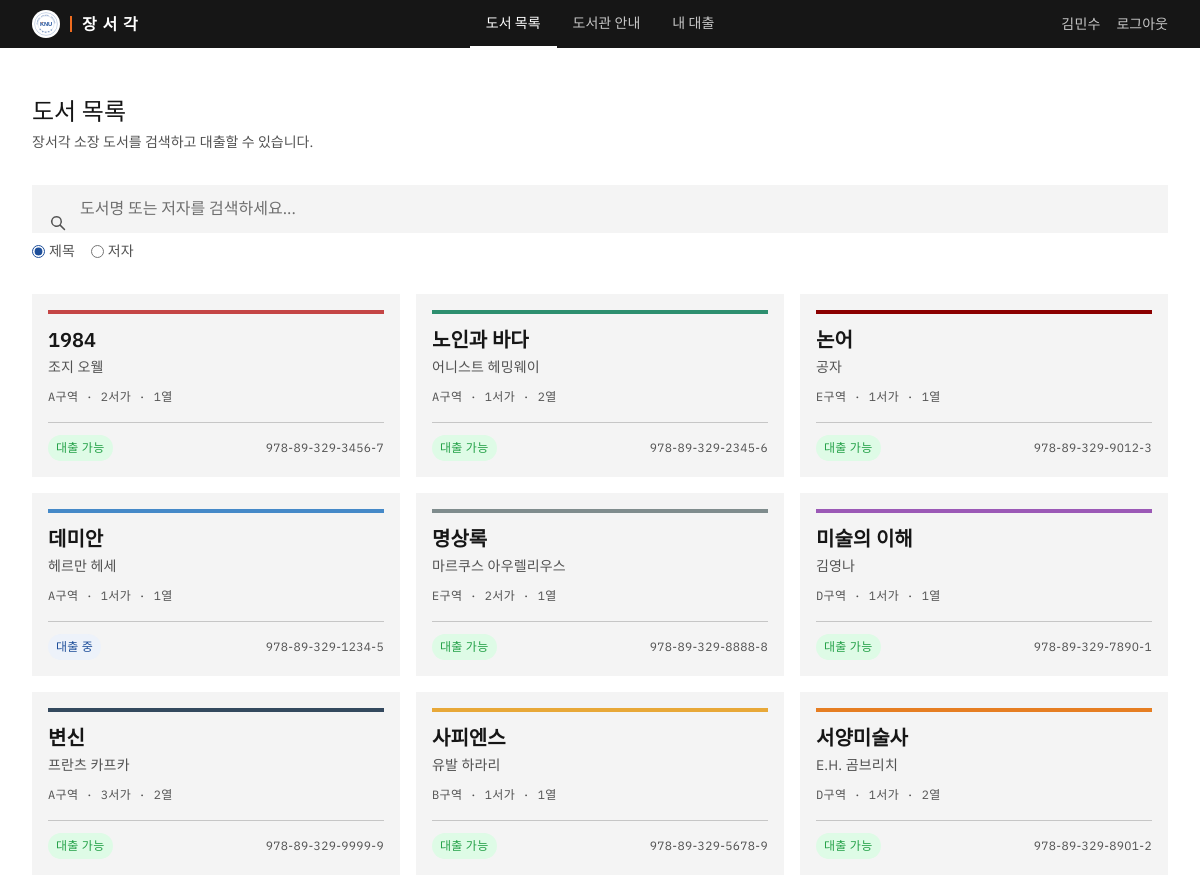
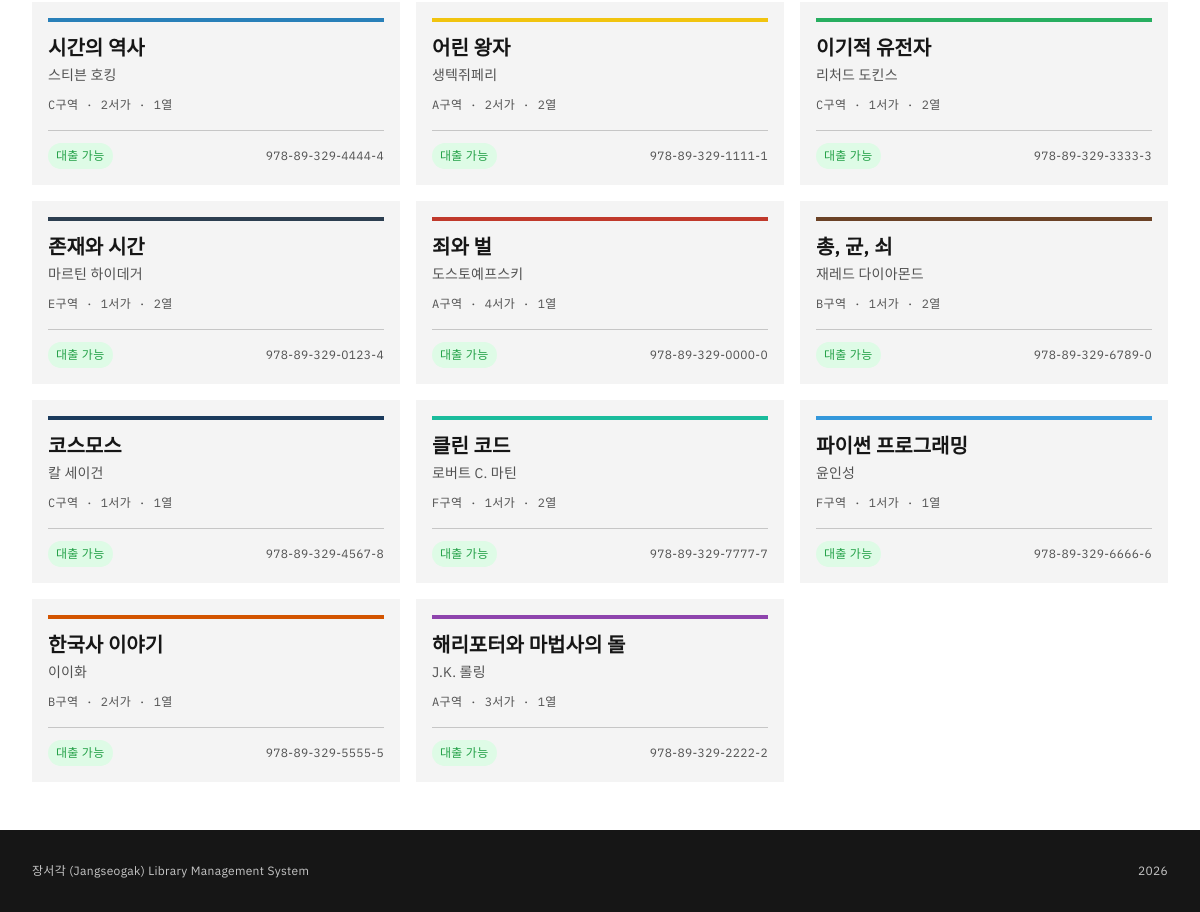
Page /catalog (signed in) on the committed database (2 pictures, top to bottom).
### tables this page shows
CREATE TABLE books (
            id INTEGER PRIMARY KEY AUTOINCREMENT,
            title TEXT NOT NULL,
            author TEXT NOT NULL,
            isbn TEXT,
            publisher TEXT,
            year INTEGER,
            location_section TEXT NOT NULL,
            location_shelf INTEGER NOT NULL,
            location_row INTEGER NOT NULL,
            status TEXT NOT NULL DEFAULT 'available',
            cover_color TEXT DEFAULT '#c6c6c6',
            created_at TEXT DEFAULT (datetime('now', 'localtime'))
        );

### app.py (the view)
@app.route('/catalog')
@login_required
def catalog():
    q = request.args.get('q', '').strip()
    by = request.args.get('by', 'title')
    section = request.args.get('section', '').strip()
    books = models.get_all_books(
        search_query=q if q else None,
        search_by=by,
        section=section if section else None
    )
    return render_template('catalog.html', books=books, q=q, by=by, section=section)

### app.py (called while the page is built)
@app.context_processor
def inject_globals():
    return {
        'sections': SECTIONS,
        'now': datetime.now(),
        'server_ip': SERVER_IP,
        'server_port': SERVER_PORT,
        'fine_per_day': FINE_PER_DAY,
    }

def login_required(f):
    @wraps(f)
    def decorated(*args, **kwargs):
        if 'member_id' not in session:
            flash('로그인이 필요합니다.', 'warning')
            return redirect(url_for('login'))
        return f(*args, **kwargs)
    return decorated

### models.py (called while the page is built)
def get_db():
    db = sqlite3.connect(DATABASE)
    db.row_factory = sqlite3.Row
    db.execute("PRAGMA journal_mode=WAL")
    db.execute("PRAGMA foreign_keys=ON")
    return db

def get_all_books(search_query=None, search_by='title', section=None):
    db = get_db()
    query = 'SELECT * FROM books'
    params = []
    conditions = []
    if search_query:
        if search_by == 'author':
            conditions.append('author LIKE ?')
        else:
            conditions.append('title LIKE ?')
        params.append(f'%{search_query}%')
    if section:
        conditions.append('location_section = ?')
        params.append(section)
    if conditions:
        query += ' WHERE ' + ' AND '.join(conditions)
    query += ' ORDER BY title'
    books = db.execute(query, params).fetchall()
    db.close()
    return books

### templates/catalog.html (shortened to what this page needs)
{% extends 'base.html' %}
{% block content %}
<div class="container">
  <div class="page-header">
    <h1 class="page-header-title">도서 목록</h1>
    <p class="page-header-sub">장서각 소장 도서를 검색하고 대출할 수 있습니다.</p>
  </div>
  <form method="GET" action="{{ url_for('catalog') }}" class="search-bar">
    <input type="text" name="q" class="form-input" placeholder="도서명 또는 저자를 검색하세요..." value="{{ q }}">
    <div class="search-controls">
      <label class="search-radio">
        <input type="radio" name="by" value="title" {{ 'checked' if by != 'author' }}>
        제목
      </label>
      <label class="search-radio">
        <input type="radio" name="by" value="author" {{ 'checked' if by == 'author' }}>
        저자
      </label>
    </div>
  </form>
  {% if books %}
  <div class="grid grid-3">
    {% for book in books %}
    <a href="{{ url_for('book_detail', book_id=book.id) }}" class="card">
      <div class="card-cover-accent" style="background: {{ book.cover_color }};"></div>
      <div class="card-title">{{ book.title }}</div>
      <div class="card-subtitle">{{ book.author }}</div>
      <div class="card-meta">
        {{ book.location_section }}구역 &middot; {{ book.location_shelf }}서가 &middot; {{ book.location_row }}열
      </div>
      <div class="card-footer">
        {% if book.status == 'available' %}
        <span class="tag tag-available">대출 가능</span>
        {% elif book.status == 'in_use' %}
        <span class="tag tag-in-use">이용 중</span>
        {% else %}
        <span class="tag tag-on-loan">대출 중</span>
        {% endif %}
        <span class="caption-01 text-secondary">{{ book.isbn or '' }}</span>
      </div>
    </a>
    {% endfor %}
  </div>
  {% endif %}
</div>
{% endblock %}

### rows in the picture
books: title "1984", author "조지 오웰", location_section "A", location_shelf "2", location_row "1", status "대출 가능", isbn "978-89-329-3456-7"
books: title "노인과 바다", author "어니스트 헤밍웨이", location_section "A", location_shelf "1", location_row "2", status "대출 가능", isbn "978-89-329-2345-6"
books: title "논어", author "공자", location_section "E", location_shelf "1", location_row "1", status "대출 가능", isbn "978-89-329-9012-3"
books: title "데미안", author "헤르만 헤세", location_section "A", location_shelf "1", location_row "1", status "대출 중", isbn "978-89-329-1234-5"
books: title "명상록", author "마르쿠스 아우렐리우스", location_section "E", location_shelf "2", location_row "1", status "대출 가능", isbn "978-89-329-8888-8"
books: title "미술의 이해", author "김영나", location_section "D", location_shelf "1", location_row "1", status "대출 가능", isbn "978-89-329-7890-1"
books: title "변신", author "프란츠 카프카", location_section "A", location_shelf "3", location_row "2", status "대출 가능", isbn "978-89-329-9999-9"
books: title "사피엔스", author "유발 하라리", location_section "B", location_shelf "1", location_row "1", status "대출 가능", isbn "978-89-329-5678-9"
books: title "서양미술사", author "E.H. 곰브리치", location_section "D", location_shelf "1", location_row "2", status "대출 가능", isbn "978-89-329-8901-2"
books: title "시간의 역사", author "스티븐 호킹", location_section "C", location_shelf "2", location_row "1", status "대출 가능", isbn "978-89-329-4444-4"
books: title "어린 왕자", author "생텍쥐페리", location_section "A", location_shelf "2", location_row "2", status "대출 가능", isbn "978-89-329-1111-1"
books: title "이기적 유전자", author "리처드 도킨스", location_section "C", location_shelf "1", location_row "2", status "대출 가능", isbn "978-89-329-3333-3"
books: title "존재와 시간", author "마르틴 하이데거", location_section "E", location_shelf "1", location_row "2", status "대출 가능", isbn "978-89-329-0123-4"
books: title "죄와 벌", author "도스토예프스키", location_section "A", location_shelf "4", location_row "1", status "대출 가능", isbn "978-89-329-0000-0"
books: title "총, 균, 쇠", author "재레드 다이아몬드", location_section "B", location_shelf "1", location_row "2", status "대출 가능", isbn "978-89-329-6789-0"
books: title "코스모스", author "칼 세이건", location_section "C", location_shelf "1", location_row "1", status "대출 가능", isbn "978-89-329-4567-8"
books: title "클린 코드", author "로버트 C. 마틴", location_section "F", location_shelf "1", location_row "2", status "대출 가능", isbn "978-89-329-7777-7"
books: title "파이썬 프로그래밍", author "윤인성", location_section "F", location_shelf "1", location_row "1", status "대출 가능", isbn "978-89-329-6666-6"
books: title "한국사 이야기", author "이이화", location_section "B", location_shelf "2", location_row "1", status "대출 가능", isbn "978-89-329-5555-5"
books: title "해리포터와 마법사의 돌", author "J.K. 롤링", location_section "A", location_shelf "3", location_row "1", status "대출 가능", isbn "978-89-329-2222-2"

### other values in the picture
{{ session.get('name', '') }} "김민수"
